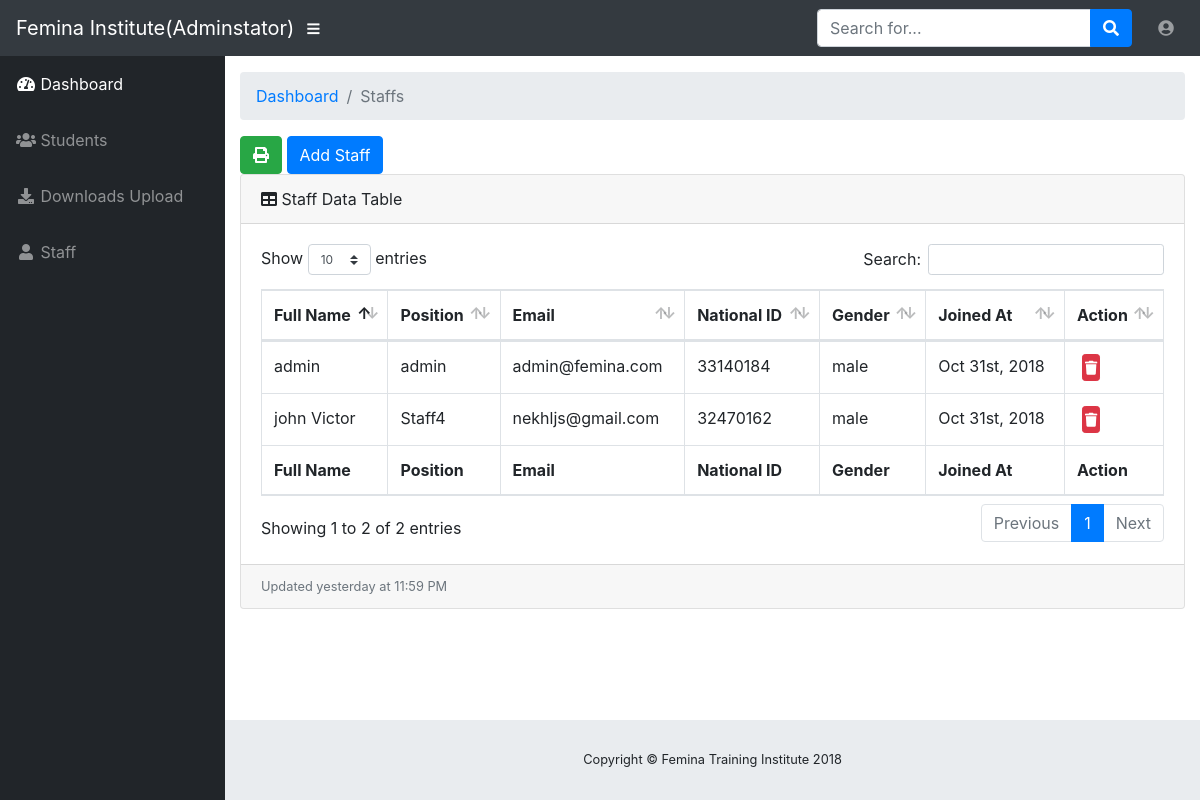
The page /admin/staffs.php (signed in) on the database its author committed.
### tables this page shows
CREATE TABLE `staff` (
  `id` int(100) NOT NULL,
  `fname` varchar(100) NOT NULL,
  `gender` varchar(100) NOT NULL,
  `email` varchar(100) NOT NULL,
  `position` varchar(100) NOT NULL,
  `status` varchar(100) NOT NULL DEFAULT '0',
  `password` varchar(100) NOT NULL,
  `image` varchar(100) NOT NULL,
  `no_id` int(100) NOT NULL,
  `timestamp` timestamp NOT NULL DEFAULT CURRENT_TIMESTAMP ON UPDATE CURRENT_TIMESTAMP
);

### admin/staffs.php (the view, shortened to what this page needs)
<!DOCTYPE html>
<html lang="en">
  <head>
    <link href="vendor/bootstrap/css/bootstrap.min.css" rel="stylesheet">
    <link href="vendor/fontawesome-free/css/all.min.css" rel="stylesheet" type="text/css">
    <link href="vendor/datatables/dataTables.bootstrap4.css" rel="stylesheet">
    <link href="css/sb-admin.css" rel="stylesheet">
  </head>
  <body id="page-top">
<?php
include 'sidebar.php';
?>
      <div id="content-wrapper">
        <div class="container-fluid">
          <ol class="breadcrumb">
            <li class="breadcrumb-item">
              <a href="#">Dashboard</a>
            </li>
            <li class="breadcrumb-item active">Staffs</li>
          </ol>
          <button class="btn btn-success" data-toggle="tooltip" data-placement="top" title="Print">
            <i class="fa fa-print"></i>
          </button>
          <button type="button" class="btn btn-primary" data-toggle="modal" data-target="#exampleModalLong">
            Add Staff
          </button>
          <div class="card mb-3">
            <div class="card-header">
              <i class="fas fa-table"></i>
              Staff Data Table</div>
            <div class="card-body">
              <div class="table-responsive">
                <table class="table table-bordered" id="dataTable" width="100%" cellspacing="0">
                  <thead>
                    <tr>
                      <th>Full Name</th>
                      <th>Position</th>
                      <th>Email</th>
                      <th>National ID</th>
                      <th>Gender</th>
                      <th>Joined At</th>
                      <th>Action</th>
                    </tr>
                  </thead>
                  <tfoot>
                    <tr>
                    <th>Full Name</th>
                      <th>Position</th>
                      <th>Email</th>
                      <th>National ID</th>
                      <th>Gender</th>
                      <th>Joined At</th>
                      <th>Action</th>
                    </tr>
                  </tfoot>
                  <tbody>
                  <?php
                  include'class/connect.php';
                  $qry = "SELECT * FROM `staff`";
                  $exec = mysqli_query($conn,$qry);
                  while($result = mysqli_fetch_array($exec)){ ?>
                  <tr>
                      <td><?php echo $result['fname'] ?></td>
                      <td><?php echo $result['position'] ?></td>
                      <td><?php echo $result['email'] ?></td>
                      <td><?php echo $result['no_id'] ?></td>
                      <td><?php echo $result['gender'] ?></td>
                      <td><?php echo date("M jS, Y",strtotime($result['timestamp'])); ?></td>
                      <td>
                      <button class="delete btn btn-sm btn-danger" id='del_<?= $result['id'] ?>' style="padding: 2px;margin: 0px;margin-left:5px;">
                                          <i class="fa fa-trash"></i>
                                      </button>
                        </td>
                    </tr>
                 <?php }
                  ?>
                  </tbody>
                </table>
              </div>
            </div>
            <div class="card-footer small text-muted">Updated yesterday at 11:59 PM</div>
          </div>
        </div>
        <footer class="sticky-footer">
          <div class="container my-auto">
            <div class="copyright text-center my-auto">
              <span>Copyright © Femina Training Institute 2018</span>
            </div>
          </div>
        </footer>
      </div>
    </div>
  </body>
</html>

### admin/css/sb-admin.css (style rules this page uses)
html { position: relative; min-height: 100%; }
body { height: 100%; }
#wrapper #content-wrapper { overflow-x: hidden; width: 100%; padding-top: 1rem; padding-bottom: 80px; }
:root { --input-padding-x: 0.75rem; --input-padding-y: 0.75rem; }
footer.sticky-footer { display: -webkit-box; display: -ms-flexbox; display: flex; position: absolute; right: 0; bottom: 0; width: calc(100% - 90px); height: 80px; background-color: #e9ecef; }
footer.sticky-footer .copyright { line-height: 1; font-size: 0.8rem; }
@media (min-width: 768px) { footer.sticky-footer { width: calc(100% - 225px); } }

### rows shown on the page
staff: fname "admin", position "admin", email "admin@femina.com", no "33140184", gender "male", timestamp "Oct 31st, 2018"
staff: fname "john Victor", position "Staff4", email "nekhljs@gmail.com", no "32470162", gender "male", timestamp "Oct 31st, 2018"
